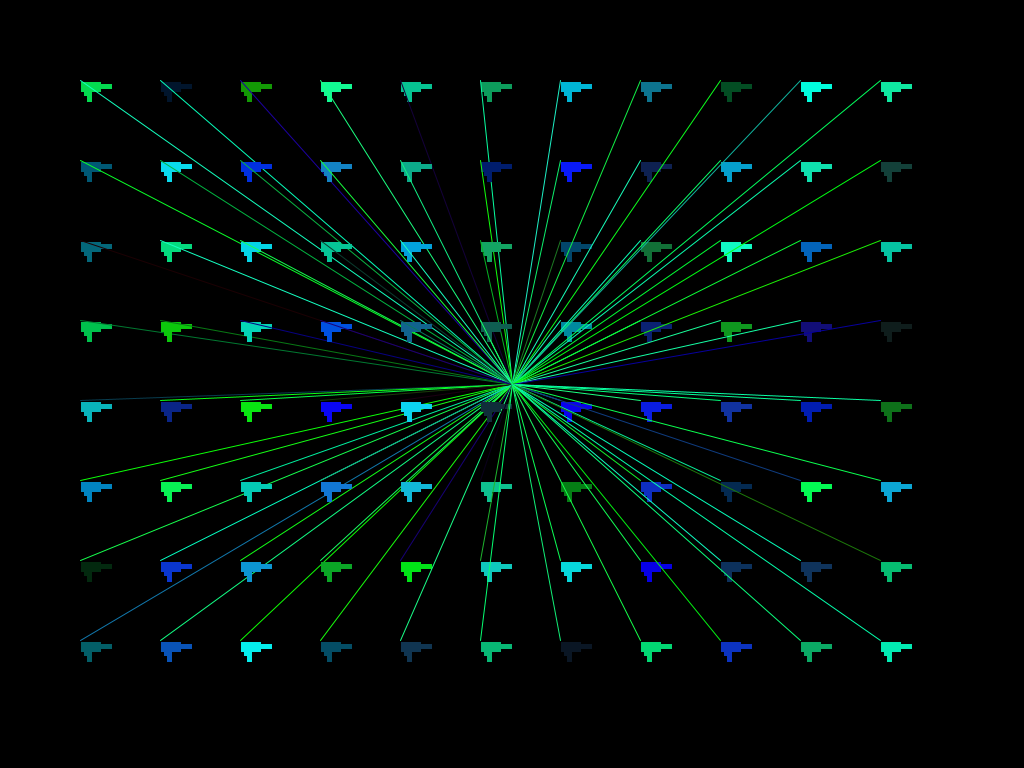
Frame 1 (no input)
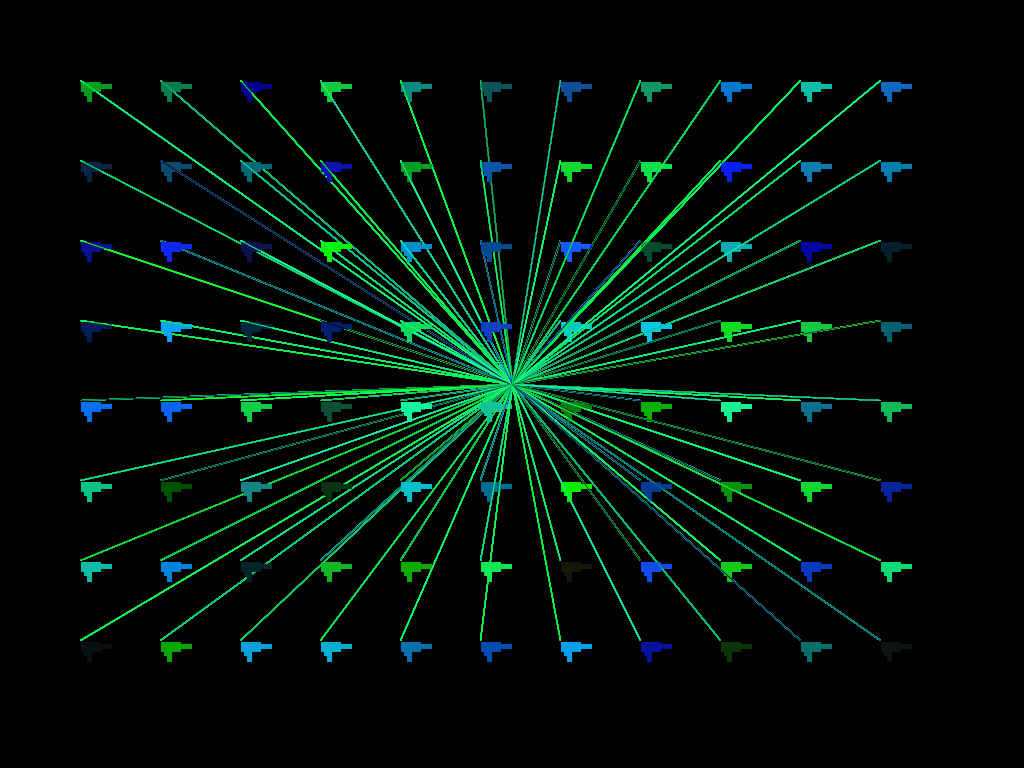
Frame 60 (the mouse pressed at the canvas centre just before this capture)
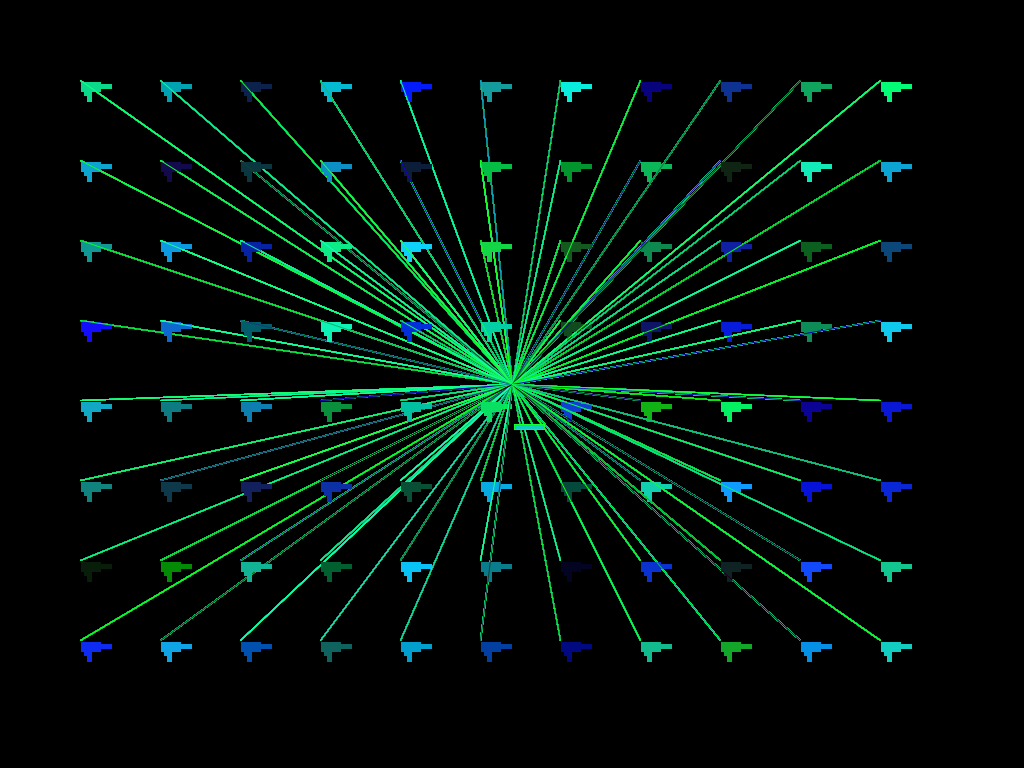
Frame 120 (the mouse held since frame 60 and released just before this capture)

The Processing sketch that drew these frames (run headless with seeded random() and noise(); from frame 60 on, the mouse is pressed at the canvas centre):

// Processing sketch: processing_187364
// ── processing_187364.pde

int gridSize = 80;
int e;
int w;
float spin; 
float r = (0); float t = (0);
float moveSpeedR = (2.2); float moveSpeedT =(2.1);
float dim = 80;
void setup(){
size(1024, 768); 
background(0); 
noStroke(); 
float w;
float e;


}
void draw (){
for (int x = gridSize; x <= width - gridSize; x += gridSize) {
  for (int y = gridSize; y <= height - gridSize; y += gridSize) {
    float a=(random(30));float e=(random(100));float c=(random(200));{
     
      
    float r=(random(20));float g=(random(255));float b=(random(255));
  
    noStroke();
    fill(r,g,b);
e = int (random(0,11))*60;
w = int (random(0,11))*60;
    //rect(x+1, y+1, 3, 3);
  
  
  
  
  rect (x+1, y+2, 20, 10);
  rect(x+2, y+4, 30, 5);
    //rect (e+1, w+2, 20, 10);
  rect(x+2, y+4, 30, 5);
  
  //torso 
  rect(x+6, y+2, 5, 10);
   rect(x+4, y+6, 5, 10);
      rect(x+10, y+2, 10, 8); 
      rect(x+7, y+8, 5, 14);
      
  
  
    
     stroke(a, e, c);
    line(x, y, width/2, height/2);

 
 
    
  } 

    if (mousePressed == true){
    rect (mouseX + 2, mouseY + dim/2,30,5);
  fill(0);
  //rect(-gridSize/2, -gridSize/2, gridSize, gridSize);
 


    }
  
  
  }
  }
}
